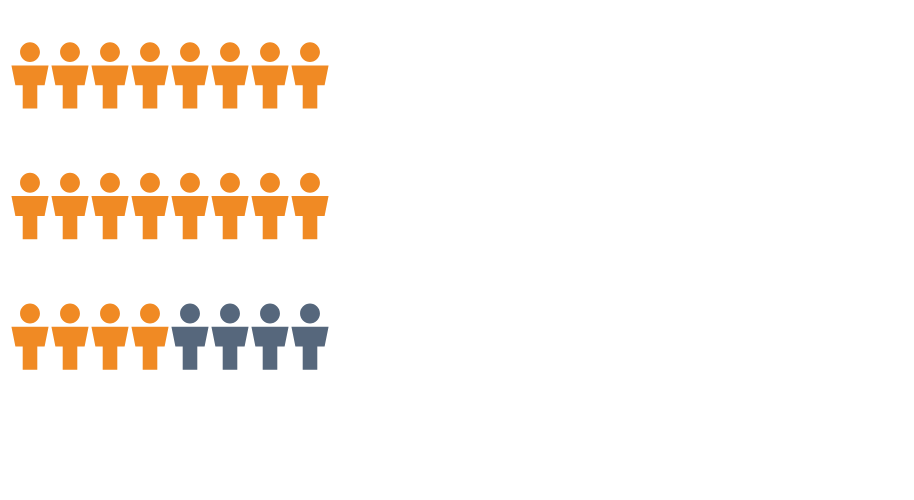

Here is the Vega-Lite specification saved for this chart:
### Vega-Lite specification from a JSON file in a GitHub repository (floating-point values rounded to 4 significant figures)
{"$schema": "https://vega.github.io/schema/vega-lite/v5.json", "description": "A class of 24 teenagers aged 15 to 17 using ABS NNPAS 2023 rates: 20 have a smartphone in their bedroom (82.9%), 2 are active every day (7.6%), none meet every movement guideline (0.6%).", "width": "container", "height": 250, "autosize": {"type": "fit-x", "contains": "padding"}, "params": [{"name": "measure", "value": "phone", "bind": {"input": "radio", "name": "Show", "options": ["phone", "active", "all"], "labels": ["Phone in bedroom", "Active every day", "Meet every guideline"]}}], "data": {"sequence": {"start": 0, "stop": 24, "as": "i"}}, "transform": [{"calculate": "datum.i % 8", "as": "col"}, {"calculate": "floor(datum.i / 8)", "as": "row"}, {"calculate": "measure == 'phone' ? 20 : measure == 'active' ? 2 : 0", "as": "n"}, {"calculate": "datum.i < datum.n", "as": "yes"}], "layer": [{"mark": {"type": "point", "shape": "M-0.3,-0.7a0.3,0.3 0 1,0 0.6,0a0.3,0.3 0 1,0 -0.6,0Z M-0.56,-0.3L0.56,-0.3L0.44,0.3L0.22,0.3L0.22,1L-0.22,1L-0.22,0.3L-0.44,0.3Z", "filled": true, "size": {"expr": "width < 420 ? 1100 : 2200"}, "opacity": 1, "strokeWidth": 0}, "encoding": {"x": {"field": "col", "type": "ordinal", "axis": null}, "y": {"field": "row", "type": "ordinal", "axis": null}, "color": {"condition": {"test": "datum.yes", "value": {"expr": "measure == 'phone' ? '#f08a24' : '#4fa8ec'"}}, "value": "#56677c"}}}, {"data": {"values": [{}]}, "mark": {"type": "text", "align": "left", "baseline": "top", "fontSize": 17, "fontWeight": "bold", "color": "#efe6d6", "x": 0, "y": 278}, "encoding": {"text": {"value": {"expr": "measure == 'phone' ? '20 of 24 have a smartphone in their bedroom (82.9%)' : measure == 'active' ? '2 of 24 are active for an hour every day (7.6%)' : 'None of the 24 meet every movement guideline (0.6%)'"}}}}], "config": {"font": "\"Source Sans 3\", \"Segoe UI\", sans-serif", "view": {"stroke": null}, "background": null}}
